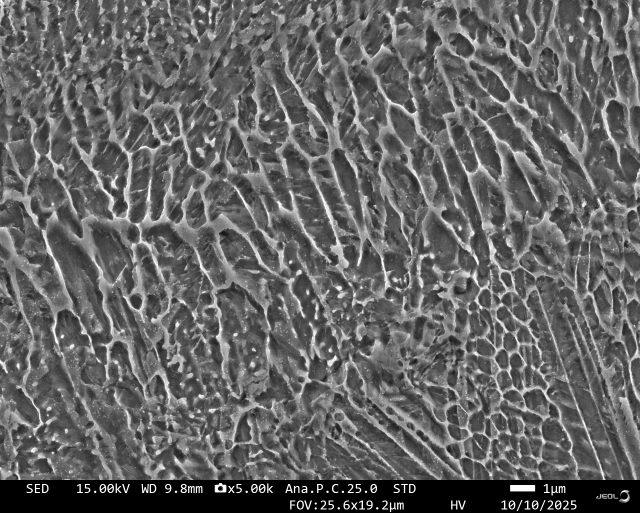
#> input picture notebooks/optical/1.tif, 1280 x 1026 px (shown at 1/2 size); the run also reads 1 picture not shown here
$ jupyter execute --allow-errors H13_Tools_steel_1.ipynb   (shell and % lines are left out)
#> lines starting #> are read from the running program, lines starting #| are printed output that depends on the picture
[cell 1]

print("✅ Folders created:")

[cell 2]
# Optical image uploded section
from google.colab import files
import shutil
from pathlib import Path

print("📤 UPLOAD YOUR OPTICAL MICROSCOPY IMAGES")
print("   (13 images showing melt pools + porosity)")
print("   Select ALL optical images at once!")
print("-"*60)

uploaded = files.upload()
#> the answer given: 1.tif

# Move to optical folder
for filename in uploaded.keys():
    shutil.move(filename, f'optical/{filename}')
    print(f"✅ Moved: {filename} → optical/")

print(f"\n✅ Total optical images: {len(uploaded)}")

[cell 3]
# SEM Image
from google.colab import files
import shutil

print("📤 UPLOAD YOUR SEM IMAGES")
print("   (3 high-resolution SEM images)")
print("   Select ALL SEM images at once!")
print("-"*60)

uploaded = files.upload()
#> the answer given: 7.tif

# Move to sem folder
for filename in uploaded.keys():
    shutil.move(filename, f'sem/{filename}')
    print(f"✅ Moved: {filename} → sem/")

print(f"\n✅ Total SEM images: {len(uploaded)}")

[cell 4]
# EDS Image
from google.colab import files
import shutil

print("📤 UPLOAD YOUR EDS COMPOSITION MAPS")
print("   Select ALL EDS images at once!")
print("-"*60)

uploaded = files.upload()
#> the answer given: 7.tif

# Move to eds folder
for filename in uploaded.keys():
    shutil.move(filename, f'eds/{filename}')
    print(f"✅ Moved: {filename} → eds/")

print(f"\n✅ Total EDS images: {len(uploaded)}")

[cell 5]
# verification for correct images to be uploaded
import cv2
import matplotlib.pyplot as plt
from glob import glob
from pathlib import Path

# Count files
optical_files = (glob('optical/*.jpg') + glob('optical/*.png') +
                 glob('optical/*.tif') + glob('optical/*.jpeg'))
sem_files = (glob('sem/*.jpg') + glob('sem/*.png') +
             glob('sem/*.tif') + glob('sem/*.jpeg'))
eds_files = (glob('eds/*.jpg') + glob('eds/*.png') +
             glob('eds/*.tif') + glob('eds/*.jpeg'))

print("=" * 60)
print("📊 UPLOAD VERIFICATION")
print("=" * 60)
print(f"✅ Optical: {len(optical_files)} images")
print(f"✅ SEM: {len(sem_files)} images")
print(f"✅ EDS: {len(eds_files)} images")
print(f"📦 Total: {len(optical_files) + len(sem_files) + len(eds_files)} images")
print("=" * 60)

# Show samples
if len(optical_files) > 0 or len(sem_files) > 0 or len(eds_files) > 0:
    fig, axes = plt.subplots(1, 3, figsize=(15, 5))
    fig.suptitle('Your Uploaded Images - Quick Preview', fontsize=14, fontweight='bold')

    if len(optical_files) > 0:
        img = cv2.imread(optical_files[0], cv2.IMREAD_GRAYSCALE)
#> img is the input picture: shape (1026, 1280); min 0, max 255, mean 100.2
        axes[0].imshow(img, cmap='gray')
        axes[0].set_title(f'Optical ({len(optical_files)} images)\n{Path(optical_files[0]).name}', fontsize=10)
        axes[0].axis('off')
    else:
        axes[0].text(0.5, 0.5, 'No Optical\nImages', ha='center', va='center')
        axes[0].axis('off')

    if len(sem_files) > 0:
        img = cv2.imread(sem_files[0], cv2.IMREAD_GRAYSCALE)
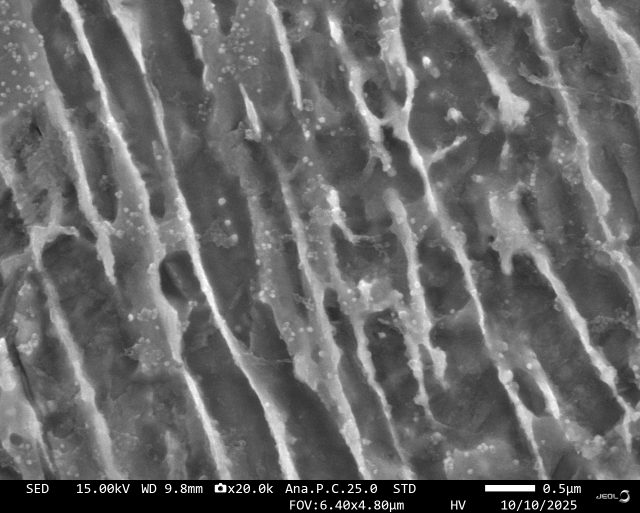
#> input picture notebooks/sem/7.tif, 1280 x 1026 px (shown at 1/2 size)
#> img is the input picture: shape (1026, 1280); min 0, max 255, mean 103.8
        axes[1].imshow(img, cmap='gray')
        axes[1].set_title(f'SEM ({len(sem_files)} images)\n{Path(sem_files[0]).name}', fontsize=10)
        axes[1].axis('off')
    else:
        axes[1].text(0.5, 0.5, 'No SEM\nImages', ha='center', va='center')
        axes[1].axis('off')

    if len(eds_files) > 0:
        img = cv2.imread(eds_files[0])
        if img is not None and len(img.shape) == 3:
            axes[2].imshow(cv2.cvtColor(img, cv2.COLOR_BGR2RGB))
        else:
            axes[2].imshow(img, cmap='gray')
        axes[2].set_title(f'EDS ({len(eds_files)} images)\n{Path(eds_files[0]).name}', fontsize=10)
        axes[2].axis('off')
    else:
        axes[2].text(0.5, 0.5, 'No EDS\nImages', ha='center', va='center')
        axes[2].axis('off')

    plt.tight_layout()
    plt.show()
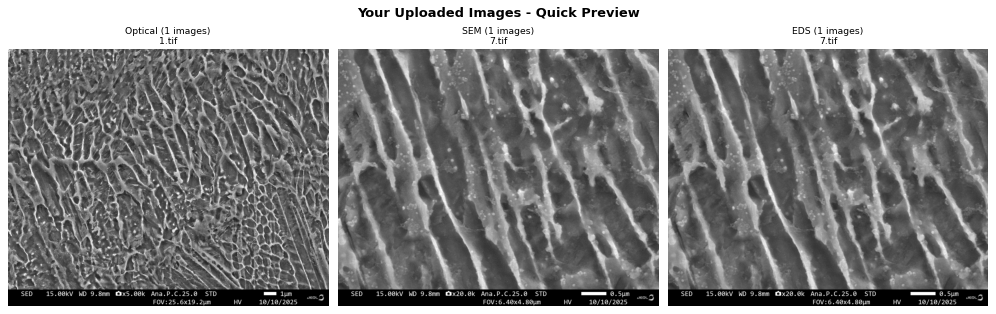
#> figure drawn by matplotlib, 3 panels

    print("\n✅ Upload verified! Ready to proceed!")
else:
    print("\n❌ No images found! Please upload images first.")
